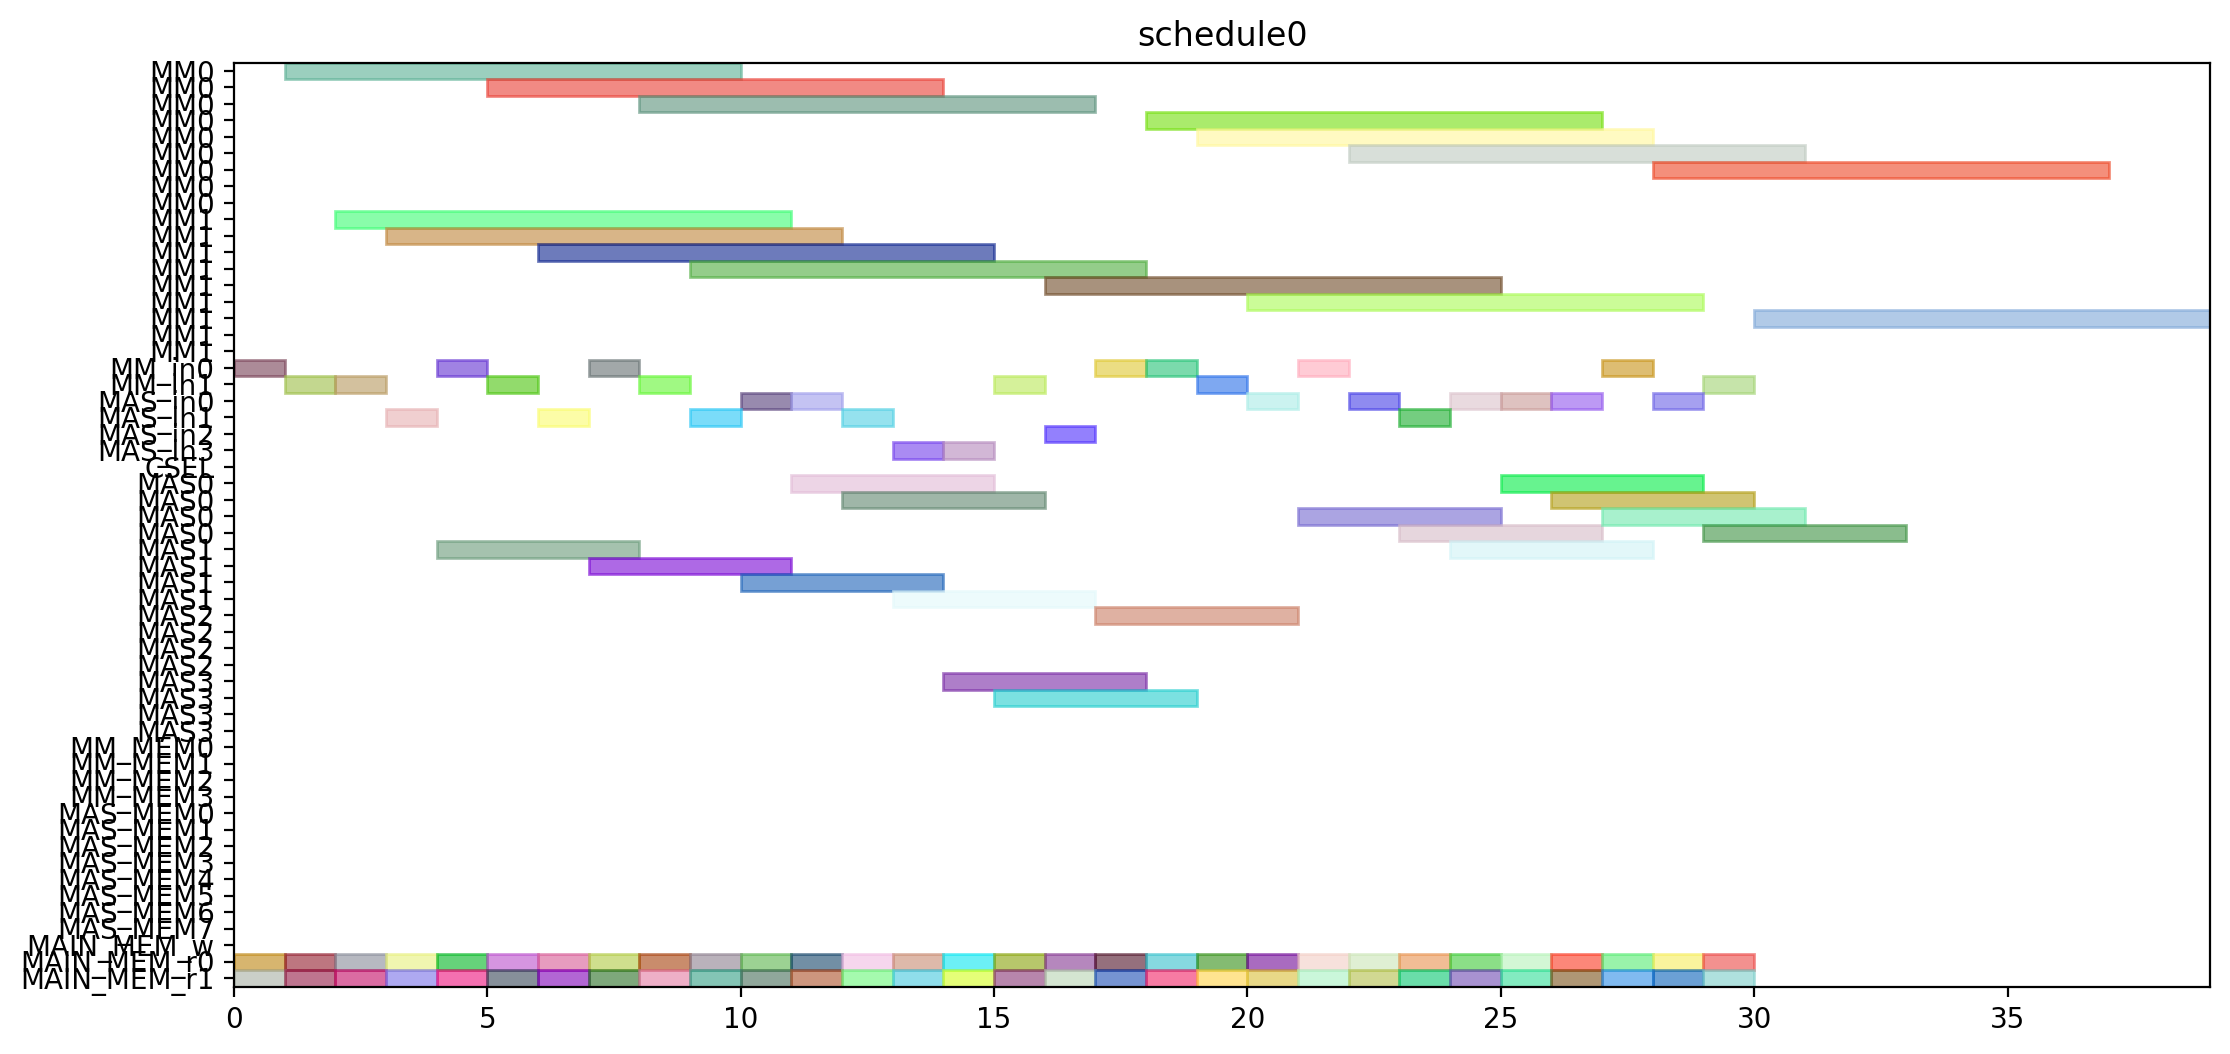

Write the Python code that produced this figure.
from pyschedule import Scenario, solvers, plotters, alt


def solve():
	horizon = 120
	S = Scenario("schedule0", horizon=horizon)

	# resource
	MM = S.Resources('MM', num=2, size=9)
	MM_in = S.Resources('MM_in', num=2)
	MAS_in = S.Resources('MAS_in', num=4)
	CSEL = S.Resource('CSEL')
	MAS = S.Resources('MAS', num=4, size=4, periods=range(1, horizon))
	MM_MEM = S.Resources('MM_MEM', num=4)
	MAS_MEM = S.Resources('MAS_MEM', num=8)
	MAIN_MEM_w = S.Resource('MAIN_MEM_w', size=1)
	MAIN_MEM_r = S.Resources('MAIN_MEM_r', num=2)

	# result of previous scheduling

	# new tasks
	r1_t0 = S.Task('r1_t0', length=9, delay_cost=1)
	r1_t0 += alt(MM)
	r1_t0_in = S.Task('r1_t0_in', length=1, delay_cost=1)
	r1_t0_in += alt(MM_in)
	S += r1_t0_in*MM_in[0]<=r1_t0*MM[0]
	S += r1_t0_in*MM_in[1]<=r1_t0*MM[1]
	r1_t0_mem0 = S.Task('r1_t0_mem0', length=1, delay_cost=1)
	r1_t0_mem0 += MAIN_MEM_r[0]
	S += r1_t0_mem0 <= r1_t0

	r1_t0_mem1 = S.Task('r1_t0_mem1', length=1, delay_cost=1)
	r1_t0_mem1 += MAIN_MEM_r[1]
	S += r1_t0_mem1 <= r1_t0

	r1_t1 = S.Task('r1_t1', length=9, delay_cost=1)
	r1_t1 += alt(MM)
	r1_t1_in = S.Task('r1_t1_in', length=1, delay_cost=1)
	r1_t1_in += alt(MM_in)
	S += r1_t1_in*MM_in[0]<=r1_t1*MM[0]
	S += r1_t1_in*MM_in[1]<=r1_t1*MM[1]
	r1_t1_mem0 = S.Task('r1_t1_mem0', length=1, delay_cost=1)
	r1_t1_mem0 += MAIN_MEM_r[0]
	S += r1_t1_mem0 <= r1_t1

	r1_t1_mem1 = S.Task('r1_t1_mem1', length=1, delay_cost=1)
	r1_t1_mem1 += MAIN_MEM_r[1]
	S += r1_t1_mem1 <= r1_t1

	r1_t2 = S.Task('r1_t2', length=4, delay_cost=1)
	r1_t2 += alt(MAS)
	r1_t2_in = S.Task('r1_t2_in', length=1, delay_cost=1)
	r1_t2_in += alt(MAS_in)
	S += r1_t2_in*MAS_in[0]<=r1_t2*MAS[0]

	S += r1_t2_in*MAS_in[1]<=r1_t2*MAS[1]

	S += r1_t2_in*MAS_in[2]<=r1_t2*MAS[2]

	S += r1_t2_in*MAS_in[3]<=r1_t2*MAS[3]

	r1_t2_mem0 = S.Task('r1_t2_mem0', length=1, delay_cost=1)
	r1_t2_mem0 += MAIN_MEM_r[0]
	S += r1_t2_mem0 <= r1_t2

	r1_t2_mem1 = S.Task('r1_t2_mem1', length=1, delay_cost=1)
	r1_t2_mem1 += MAIN_MEM_r[1]
	S += r1_t2_mem1 <= r1_t2

	r1_t3 = S.Task('r1_t3', length=4, delay_cost=1)
	r1_t3 += alt(MAS)
	r1_t3_in = S.Task('r1_t3_in', length=1, delay_cost=1)
	r1_t3_in += alt(MAS_in)
	S += r1_t3_in*MAS_in[0]<=r1_t3*MAS[0]

	S += r1_t3_in*MAS_in[1]<=r1_t3*MAS[1]

	S += r1_t3_in*MAS_in[2]<=r1_t3*MAS[2]

	S += r1_t3_in*MAS_in[3]<=r1_t3*MAS[3]

	r1_t3_mem0 = S.Task('r1_t3_mem0', length=1, delay_cost=1)
	r1_t3_mem0 += MAIN_MEM_r[0]
	S += r1_t3_mem0 <= r1_t3

	r1_t3_mem1 = S.Task('r1_t3_mem1', length=1, delay_cost=1)
	r1_t3_mem1 += MAIN_MEM_r[1]
	S += r1_t3_mem1 <= r1_t3

	r3_t0 = S.Task('r3_t0', length=9, delay_cost=1)
	r3_t0 += alt(MM)
	r3_t0_in = S.Task('r3_t0_in', length=1, delay_cost=1)
	r3_t0_in += alt(MM_in)
	S += r3_t0_in*MM_in[0]<=r3_t0*MM[0]
	S += r3_t0_in*MM_in[1]<=r3_t0*MM[1]
	r3_t0_mem0 = S.Task('r3_t0_mem0', length=1, delay_cost=1)
	r3_t0_mem0 += MAIN_MEM_r[0]
	S += r3_t0_mem0 <= r3_t0

	r3_t0_mem1 = S.Task('r3_t0_mem1', length=1, delay_cost=1)
	r3_t0_mem1 += MAIN_MEM_r[1]
	S += r3_t0_mem1 <= r3_t0

	r3_t1 = S.Task('r3_t1', length=9, delay_cost=1)
	r3_t1 += alt(MM)
	r3_t1_in = S.Task('r3_t1_in', length=1, delay_cost=1)
	r3_t1_in += alt(MM_in)
	S += r3_t1_in*MM_in[0]<=r3_t1*MM[0]
	S += r3_t1_in*MM_in[1]<=r3_t1*MM[1]
	r3_t1_mem0 = S.Task('r3_t1_mem0', length=1, delay_cost=1)
	r3_t1_mem0 += MAIN_MEM_r[0]
	S += r3_t1_mem0 <= r3_t1

	r3_t1_mem1 = S.Task('r3_t1_mem1', length=1, delay_cost=1)
	r3_t1_mem1 += MAIN_MEM_r[1]
	S += r3_t1_mem1 <= r3_t1

	r3_t2 = S.Task('r3_t2', length=4, delay_cost=1)
	r3_t2 += alt(MAS)
	r3_t2_in = S.Task('r3_t2_in', length=1, delay_cost=1)
	r3_t2_in += alt(MAS_in)
	S += r3_t2_in*MAS_in[0]<=r3_t2*MAS[0]

	S += r3_t2_in*MAS_in[1]<=r3_t2*MAS[1]

	S += r3_t2_in*MAS_in[2]<=r3_t2*MAS[2]

	S += r3_t2_in*MAS_in[3]<=r3_t2*MAS[3]

	r3_t2_mem0 = S.Task('r3_t2_mem0', length=1, delay_cost=1)
	r3_t2_mem0 += MAIN_MEM_r[0]
	S += r3_t2_mem0 <= r3_t2

	r3_t2_mem1 = S.Task('r3_t2_mem1', length=1, delay_cost=1)
	r3_t2_mem1 += MAIN_MEM_r[1]
	S += r3_t2_mem1 <= r3_t2

	r3_t3 = S.Task('r3_t3', length=4, delay_cost=1)
	r3_t3 += alt(MAS)
	r3_t3_in = S.Task('r3_t3_in', length=1, delay_cost=1)
	r3_t3_in += alt(MAS_in)
	S += r3_t3_in*MAS_in[0]<=r3_t3*MAS[0]

	S += r3_t3_in*MAS_in[1]<=r3_t3*MAS[1]

	S += r3_t3_in*MAS_in[2]<=r3_t3*MAS[2]

	S += r3_t3_in*MAS_in[3]<=r3_t3*MAS[3]

	r3_t3_mem0 = S.Task('r3_t3_mem0', length=1, delay_cost=1)
	r3_t3_mem0 += MAIN_MEM_r[0]
	S += r3_t3_mem0 <= r3_t3

	r3_t3_mem1 = S.Task('r3_t3_mem1', length=1, delay_cost=1)
	r3_t3_mem1 += MAIN_MEM_r[1]
	S += r3_t3_mem1 <= r3_t3

	r4_t0 = S.Task('r4_t0', length=9, delay_cost=1)
	r4_t0 += alt(MM)
	r4_t0_in = S.Task('r4_t0_in', length=1, delay_cost=1)
	r4_t0_in += alt(MM_in)
	S += r4_t0_in*MM_in[0]<=r4_t0*MM[0]
	S += r4_t0_in*MM_in[1]<=r4_t0*MM[1]
	r4_t0_mem0 = S.Task('r4_t0_mem0', length=1, delay_cost=1)
	r4_t0_mem0 += MAIN_MEM_r[0]
	S += r4_t0_mem0 <= r4_t0

	r4_t0_mem1 = S.Task('r4_t0_mem1', length=1, delay_cost=1)
	r4_t0_mem1 += MAIN_MEM_r[1]
	S += r4_t0_mem1 <= r4_t0

	r4_t1 = S.Task('r4_t1', length=9, delay_cost=1)
	r4_t1 += alt(MM)
	r4_t1_in = S.Task('r4_t1_in', length=1, delay_cost=1)
	r4_t1_in += alt(MM_in)
	S += r4_t1_in*MM_in[0]<=r4_t1*MM[0]
	S += r4_t1_in*MM_in[1]<=r4_t1*MM[1]
	r4_t1_mem0 = S.Task('r4_t1_mem0', length=1, delay_cost=1)
	r4_t1_mem0 += MAIN_MEM_r[0]
	S += r4_t1_mem0 <= r4_t1

	r4_t1_mem1 = S.Task('r4_t1_mem1', length=1, delay_cost=1)
	r4_t1_mem1 += MAIN_MEM_r[1]
	S += r4_t1_mem1 <= r4_t1

	r4_t2 = S.Task('r4_t2', length=4, delay_cost=1)
	r4_t2 += alt(MAS)
	r4_t2_in = S.Task('r4_t2_in', length=1, delay_cost=1)
	r4_t2_in += alt(MAS_in)
	S += r4_t2_in*MAS_in[0]<=r4_t2*MAS[0]

	S += r4_t2_in*MAS_in[1]<=r4_t2*MAS[1]

	S += r4_t2_in*MAS_in[2]<=r4_t2*MAS[2]

	S += r4_t2_in*MAS_in[3]<=r4_t2*MAS[3]

	r4_t2_mem0 = S.Task('r4_t2_mem0', length=1, delay_cost=1)
	r4_t2_mem0 += MAIN_MEM_r[0]
	S += r4_t2_mem0 <= r4_t2

	r4_t2_mem1 = S.Task('r4_t2_mem1', length=1, delay_cost=1)
	r4_t2_mem1 += MAIN_MEM_r[1]
	S += r4_t2_mem1 <= r4_t2

	r4_t3 = S.Task('r4_t3', length=4, delay_cost=1)
	r4_t3 += alt(MAS)
	r4_t3_in = S.Task('r4_t3_in', length=1, delay_cost=1)
	r4_t3_in += alt(MAS_in)
	S += r4_t3_in*MAS_in[0]<=r4_t3*MAS[0]

	S += r4_t3_in*MAS_in[1]<=r4_t3*MAS[1]

	S += r4_t3_in*MAS_in[2]<=r4_t3*MAS[2]

	S += r4_t3_in*MAS_in[3]<=r4_t3*MAS[3]

	r4_t3_mem0 = S.Task('r4_t3_mem0', length=1, delay_cost=1)
	r4_t3_mem0 += MAIN_MEM_r[0]
	S += r4_t3_mem0 <= r4_t3

	r4_t3_mem1 = S.Task('r4_t3_mem1', length=1, delay_cost=1)
	r4_t3_mem1 += MAIN_MEM_r[1]
	S += r4_t3_mem1 <= r4_t3

	r5_t0 = S.Task('r5_t0', length=9, delay_cost=1)
	r5_t0 += alt(MM)
	r5_t0_in = S.Task('r5_t0_in', length=1, delay_cost=1)
	r5_t0_in += alt(MM_in)
	S += r5_t0_in*MM_in[0]<=r5_t0*MM[0]
	S += r5_t0_in*MM_in[1]<=r5_t0*MM[1]
	r5_t0_mem0 = S.Task('r5_t0_mem0', length=1, delay_cost=1)
	r5_t0_mem0 += MAIN_MEM_r[0]
	S += r5_t0_mem0 <= r5_t0

	r5_t0_mem1 = S.Task('r5_t0_mem1', length=1, delay_cost=1)
	r5_t0_mem1 += MAIN_MEM_r[1]
	S += r5_t0_mem1 <= r5_t0

	r5_t1 = S.Task('r5_t1', length=9, delay_cost=1)
	r5_t1 += alt(MM)
	r5_t1_in = S.Task('r5_t1_in', length=1, delay_cost=1)
	r5_t1_in += alt(MM_in)
	S += r5_t1_in*MM_in[0]<=r5_t1*MM[0]
	S += r5_t1_in*MM_in[1]<=r5_t1*MM[1]
	r5_t1_mem0 = S.Task('r5_t1_mem0', length=1, delay_cost=1)
	r5_t1_mem0 += MAIN_MEM_r[0]
	S += r5_t1_mem0 <= r5_t1

	r5_t1_mem1 = S.Task('r5_t1_mem1', length=1, delay_cost=1)
	r5_t1_mem1 += MAIN_MEM_r[1]
	S += r5_t1_mem1 <= r5_t1

	r5_t2 = S.Task('r5_t2', length=4, delay_cost=1)
	r5_t2 += alt(MAS)
	r5_t2_in = S.Task('r5_t2_in', length=1, delay_cost=1)
	r5_t2_in += alt(MAS_in)
	S += r5_t2_in*MAS_in[0]<=r5_t2*MAS[0]

	S += r5_t2_in*MAS_in[1]<=r5_t2*MAS[1]

	S += r5_t2_in*MAS_in[2]<=r5_t2*MAS[2]

	S += r5_t2_in*MAS_in[3]<=r5_t2*MAS[3]

	r5_t2_mem0 = S.Task('r5_t2_mem0', length=1, delay_cost=1)
	r5_t2_mem0 += MAIN_MEM_r[0]
	S += r5_t2_mem0 <= r5_t2

	r5_t2_mem1 = S.Task('r5_t2_mem1', length=1, delay_cost=1)
	r5_t2_mem1 += MAIN_MEM_r[1]
	S += r5_t2_mem1 <= r5_t2

	r5_t3 = S.Task('r5_t3', length=4, delay_cost=1)
	r5_t3 += alt(MAS)
	r5_t3_in = S.Task('r5_t3_in', length=1, delay_cost=1)
	r5_t3_in += alt(MAS_in)
	S += r5_t3_in*MAS_in[0]<=r5_t3*MAS[0]

	S += r5_t3_in*MAS_in[1]<=r5_t3*MAS[1]

	S += r5_t3_in*MAS_in[2]<=r5_t3*MAS[2]

	S += r5_t3_in*MAS_in[3]<=r5_t3*MAS[3]

	r5_t3_mem0 = S.Task('r5_t3_mem0', length=1, delay_cost=1)
	r5_t3_mem0 += MAIN_MEM_r[0]
	S += r5_t3_mem0 <= r5_t3

	r5_t3_mem1 = S.Task('r5_t3_mem1', length=1, delay_cost=1)
	r5_t3_mem1 += MAIN_MEM_r[1]
	S += r5_t3_mem1 <= r5_t3

	r6_t0 = S.Task('r6_t0', length=9, delay_cost=1)
	r6_t0 += alt(MM)
	r6_t0_in = S.Task('r6_t0_in', length=1, delay_cost=1)
	r6_t0_in += alt(MM_in)
	S += r6_t0_in*MM_in[0]<=r6_t0*MM[0]
	S += r6_t0_in*MM_in[1]<=r6_t0*MM[1]
	r6_t0_mem0 = S.Task('r6_t0_mem0', length=1, delay_cost=1)
	r6_t0_mem0 += MAIN_MEM_r[0]
	S += r6_t0_mem0 <= r6_t0

	r6_t0_mem1 = S.Task('r6_t0_mem1', length=1, delay_cost=1)
	r6_t0_mem1 += MAIN_MEM_r[1]
	S += r6_t0_mem1 <= r6_t0

	r6_t1 = S.Task('r6_t1', length=9, delay_cost=1)
	r6_t1 += alt(MM)
	r6_t1_in = S.Task('r6_t1_in', length=1, delay_cost=1)
	r6_t1_in += alt(MM_in)
	S += r6_t1_in*MM_in[0]<=r6_t1*MM[0]
	S += r6_t1_in*MM_in[1]<=r6_t1*MM[1]
	r6_t1_mem0 = S.Task('r6_t1_mem0', length=1, delay_cost=1)
	r6_t1_mem0 += MAIN_MEM_r[0]
	S += r6_t1_mem0 <= r6_t1

	r6_t1_mem1 = S.Task('r6_t1_mem1', length=1, delay_cost=1)
	r6_t1_mem1 += MAIN_MEM_r[1]
	S += r6_t1_mem1 <= r6_t1

	r6_t2 = S.Task('r6_t2', length=4, delay_cost=1)
	r6_t2 += alt(MAS)
	r6_t2_in = S.Task('r6_t2_in', length=1, delay_cost=1)
	r6_t2_in += alt(MAS_in)
	S += r6_t2_in*MAS_in[0]<=r6_t2*MAS[0]

	S += r6_t2_in*MAS_in[1]<=r6_t2*MAS[1]

	S += r6_t2_in*MAS_in[2]<=r6_t2*MAS[2]

	S += r6_t2_in*MAS_in[3]<=r6_t2*MAS[3]

	r6_t2_mem0 = S.Task('r6_t2_mem0', length=1, delay_cost=1)
	r6_t2_mem0 += MAIN_MEM_r[0]
	S += r6_t2_mem0 <= r6_t2

	r6_t2_mem1 = S.Task('r6_t2_mem1', length=1, delay_cost=1)
	r6_t2_mem1 += MAIN_MEM_r[1]
	S += r6_t2_mem1 <= r6_t2

	r6_t3 = S.Task('r6_t3', length=4, delay_cost=1)
	r6_t3 += alt(MAS)
	r6_t3_in = S.Task('r6_t3_in', length=1, delay_cost=1)
	r6_t3_in += alt(MAS_in)
	S += r6_t3_in*MAS_in[0]<=r6_t3*MAS[0]

	S += r6_t3_in*MAS_in[1]<=r6_t3*MAS[1]

	S += r6_t3_in*MAS_in[2]<=r6_t3*MAS[2]

	S += r6_t3_in*MAS_in[3]<=r6_t3*MAS[3]

	r6_t3_mem0 = S.Task('r6_t3_mem0', length=1, delay_cost=1)
	r6_t3_mem0 += MAIN_MEM_r[0]
	S += r6_t3_mem0 <= r6_t3

	r6_t3_mem1 = S.Task('r6_t3_mem1', length=1, delay_cost=1)
	r6_t3_mem1 += MAIN_MEM_r[1]
	S += r6_t3_mem1 <= r6_t3

	r9_t2 = S.Task('r9_t2', length=4, delay_cost=1)
	r9_t2 += alt(MAS)
	r9_t2_in = S.Task('r9_t2_in', length=1, delay_cost=1)
	r9_t2_in += alt(MAS_in)
	S += r9_t2_in*MAS_in[0]<=r9_t2*MAS[0]

	S += r9_t2_in*MAS_in[1]<=r9_t2*MAS[1]

	S += r9_t2_in*MAS_in[2]<=r9_t2*MAS[2]

	S += r9_t2_in*MAS_in[3]<=r9_t2*MAS[3]

	r9_t2_mem0 = S.Task('r9_t2_mem0', length=1, delay_cost=1)
	r9_t2_mem0 += MAIN_MEM_r[0]
	S += r9_t2_mem0 <= r9_t2

	r9_t2_mem1 = S.Task('r9_t2_mem1', length=1, delay_cost=1)
	r9_t2_mem1 += MAIN_MEM_r[1]
	S += r9_t2_mem1 <= r9_t2

	r12_t0 = S.Task('r12_t0', length=9, delay_cost=1)
	r12_t0 += alt(MM)
	r12_t0_in = S.Task('r12_t0_in', length=1, delay_cost=1)
	r12_t0_in += alt(MM_in)
	S += r12_t0_in*MM_in[0]<=r12_t0*MM[0]
	S += r12_t0_in*MM_in[1]<=r12_t0*MM[1]
	r12_t0_mem0 = S.Task('r12_t0_mem0', length=1, delay_cost=1)
	r12_t0_mem0 += MAIN_MEM_r[0]
	S += r12_t0_mem0 <= r12_t0

	r12_t0_mem1 = S.Task('r12_t0_mem1', length=1, delay_cost=1)
	r12_t0_mem1 += MAIN_MEM_r[1]
	S += r12_t0_mem1 <= r12_t0

	r12_t1 = S.Task('r12_t1', length=9, delay_cost=1)
	r12_t1 += alt(MM)
	r12_t1_in = S.Task('r12_t1_in', length=1, delay_cost=1)
	r12_t1_in += alt(MM_in)
	S += r12_t1_in*MM_in[0]<=r12_t1*MM[0]
	S += r12_t1_in*MM_in[1]<=r12_t1*MM[1]
	r12_t1_mem0 = S.Task('r12_t1_mem0', length=1, delay_cost=1)
	r12_t1_mem0 += MAIN_MEM_r[0]
	S += r12_t1_mem0 <= r12_t1

	r12_t1_mem1 = S.Task('r12_t1_mem1', length=1, delay_cost=1)
	r12_t1_mem1 += MAIN_MEM_r[1]
	S += r12_t1_mem1 <= r12_t1

	r12_t2 = S.Task('r12_t2', length=4, delay_cost=1)
	r12_t2 += alt(MAS)
	r12_t2_in = S.Task('r12_t2_in', length=1, delay_cost=1)
	r12_t2_in += alt(MAS_in)
	S += r12_t2_in*MAS_in[0]<=r12_t2*MAS[0]

	S += r12_t2_in*MAS_in[1]<=r12_t2*MAS[1]

	S += r12_t2_in*MAS_in[2]<=r12_t2*MAS[2]

	S += r12_t2_in*MAS_in[3]<=r12_t2*MAS[3]

	r12_t2_mem0 = S.Task('r12_t2_mem0', length=1, delay_cost=1)
	r12_t2_mem0 += MAIN_MEM_r[0]
	S += r12_t2_mem0 <= r12_t2

	r12_t2_mem1 = S.Task('r12_t2_mem1', length=1, delay_cost=1)
	r12_t2_mem1 += MAIN_MEM_r[1]
	S += r12_t2_mem1 <= r12_t2

	r12_t3 = S.Task('r12_t3', length=4, delay_cost=1)
	r12_t3 += alt(MAS)
	r12_t3_in = S.Task('r12_t3_in', length=1, delay_cost=1)
	r12_t3_in += alt(MAS_in)
	S += r12_t3_in*MAS_in[0]<=r12_t3*MAS[0]

	S += r12_t3_in*MAS_in[1]<=r12_t3*MAS[1]

	S += r12_t3_in*MAS_in[2]<=r12_t3*MAS[2]

	S += r12_t3_in*MAS_in[3]<=r12_t3*MAS[3]

	r12_t3_mem0 = S.Task('r12_t3_mem0', length=1, delay_cost=1)
	r12_t3_mem0 += MAIN_MEM_r[0]
	S += r12_t3_mem0 <= r12_t3

	r12_t3_mem1 = S.Task('r12_t3_mem1', length=1, delay_cost=1)
	r12_t3_mem1 += MAIN_MEM_r[1]
	S += r12_t3_mem1 <= r12_t3

	r13_t0 = S.Task('r13_t0', length=9, delay_cost=1)
	r13_t0 += alt(MM)
	r13_t0_in = S.Task('r13_t0_in', length=1, delay_cost=1)
	r13_t0_in += alt(MM_in)
	S += r13_t0_in*MM_in[0]<=r13_t0*MM[0]
	S += r13_t0_in*MM_in[1]<=r13_t0*MM[1]
	r13_t0_mem0 = S.Task('r13_t0_mem0', length=1, delay_cost=1)
	r13_t0_mem0 += MAIN_MEM_r[0]
	S += r13_t0_mem0 <= r13_t0

	r13_t0_mem1 = S.Task('r13_t0_mem1', length=1, delay_cost=1)
	r13_t0_mem1 += MAIN_MEM_r[1]
	S += r13_t0_mem1 <= r13_t0

	r13_t1 = S.Task('r13_t1', length=9, delay_cost=1)
	r13_t1 += alt(MM)
	r13_t1_in = S.Task('r13_t1_in', length=1, delay_cost=1)
	r13_t1_in += alt(MM_in)
	S += r13_t1_in*MM_in[0]<=r13_t1*MM[0]
	S += r13_t1_in*MM_in[1]<=r13_t1*MM[1]
	r13_t1_mem0 = S.Task('r13_t1_mem0', length=1, delay_cost=1)
	r13_t1_mem0 += MAIN_MEM_r[0]
	S += r13_t1_mem0 <= r13_t1

	r13_t1_mem1 = S.Task('r13_t1_mem1', length=1, delay_cost=1)
	r13_t1_mem1 += MAIN_MEM_r[1]
	S += r13_t1_mem1 <= r13_t1

	r13_t2 = S.Task('r13_t2', length=4, delay_cost=1)
	r13_t2 += alt(MAS)
	r13_t2_in = S.Task('r13_t2_in', length=1, delay_cost=1)
	r13_t2_in += alt(MAS_in)
	S += r13_t2_in*MAS_in[0]<=r13_t2*MAS[0]

	S += r13_t2_in*MAS_in[1]<=r13_t2*MAS[1]

	S += r13_t2_in*MAS_in[2]<=r13_t2*MAS[2]

	S += r13_t2_in*MAS_in[3]<=r13_t2*MAS[3]

	r13_t2_mem0 = S.Task('r13_t2_mem0', length=1, delay_cost=1)
	r13_t2_mem0 += MAIN_MEM_r[0]
	S += r13_t2_mem0 <= r13_t2

	r13_t2_mem1 = S.Task('r13_t2_mem1', length=1, delay_cost=1)
	r13_t2_mem1 += MAIN_MEM_r[1]
	S += r13_t2_mem1 <= r13_t2

	r13_t3 = S.Task('r13_t3', length=4, delay_cost=1)
	r13_t3 += alt(MAS)
	r13_t3_in = S.Task('r13_t3_in', length=1, delay_cost=1)
	r13_t3_in += alt(MAS_in)
	S += r13_t3_in*MAS_in[0]<=r13_t3*MAS[0]

	S += r13_t3_in*MAS_in[1]<=r13_t3*MAS[1]

	S += r13_t3_in*MAS_in[2]<=r13_t3*MAS[2]

	S += r13_t3_in*MAS_in[3]<=r13_t3*MAS[3]

	r13_t3_mem0 = S.Task('r13_t3_mem0', length=1, delay_cost=1)
	r13_t3_mem0 += MAIN_MEM_r[0]
	S += r13_t3_mem0 <= r13_t3

	r13_t3_mem1 = S.Task('r13_t3_mem1', length=1, delay_cost=1)
	r13_t3_mem1 += MAIN_MEM_r[1]
	S += r13_t3_mem1 <= r13_t3

	r16_t3 = S.Task('r16_t3', length=4, delay_cost=1)
	r16_t3 += alt(MAS)
	r16_t3_in = S.Task('r16_t3_in', length=1, delay_cost=1)
	r16_t3_in += alt(MAS_in)
	S += r16_t3_in*MAS_in[0]<=r16_t3*MAS[0]

	S += r16_t3_in*MAS_in[1]<=r16_t3*MAS[1]

	S += r16_t3_in*MAS_in[2]<=r16_t3*MAS[2]

	S += r16_t3_in*MAS_in[3]<=r16_t3*MAS[3]

	r16_t3_mem0 = S.Task('r16_t3_mem0', length=1, delay_cost=1)
	r16_t3_mem0 += MAIN_MEM_r[0]
	S += r16_t3_mem0 <= r16_t3

	r16_t3_mem1 = S.Task('r16_t3_mem1', length=1, delay_cost=1)
	r16_t3_mem1 += MAIN_MEM_r[1]
	S += r16_t3_mem1 <= r16_t3

	solvers.mip.solve(S,msg=1,kind='CPLEX',ratio_gap=1.01)

	solution = [['hoge']*len(S.solution()[1]) for i in range(len(S.solution()))]
	for i in range(len(S.solution())):
		for j in range(len(S.solution()[i])):
			solution[i][j]=str(S.solution()[i][j])
	print(solution)

	cycles = int(solution[-1][3])

	pic_file_name = "/mnt/rose/usr1/fukuda/ABE/multiRAM_multiMAS_16mux/scheduling_result/stage9MM2_stage4MAS4/EP2_YRECOVER/schedule0.png"
	if(S.solution() != []):
		plotters.matplotlib.plot(S,img_filename=pic_file_name, show_task_labels=False, fig_size=(cycles*0.25+3, 6))

	return solution
